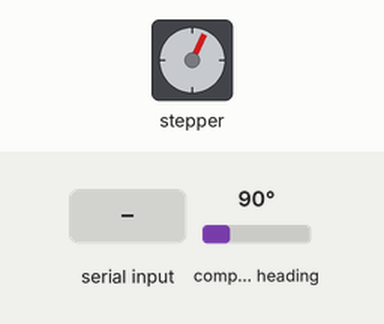
The sketch below on a simulated Arduino Zero (SAMD21). On the bench: stepper motor. The inputs (shaded band) are chosen by the test bench; at power-on: compass heading 90°. Stepper angles assume 200 steps per turn; what the sketch prints to the serial monitor is not drawn.

Above: at 1.25 s.
1.3 s: "90,45\n" received over Serial
At 2.1 s:
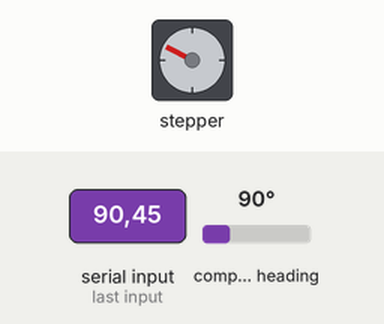
4.3 s: compass heading set to 7°
At 4.55 s:
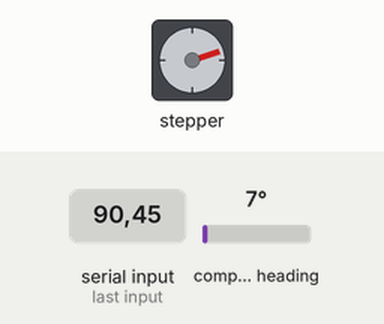
7.3 s: "1\n" received over Serial
At 8.45 s:
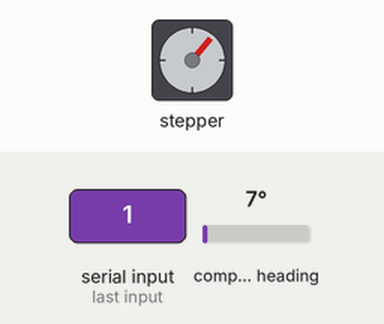
10.3 s: compass heading set to 180°
Timing chart, 0 to 17.3 s (numbered marks = the images above; inputs shaded):
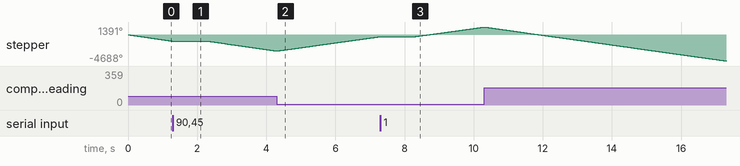

The sketch:

control_motor_with_encoder.ino
```cpp
/* */

// Include the AccelStepper library:
#include <AccelStepper.h>
#include <Wire.h>
#include <AS5600.h>

#ifdef ARDUINO_SAMD_VARIANT_COMPLIANCE
  #define Serial SerialUSB
  #define SYS_VOL   3.3
#else
  #define Serial Serial
  #define SYS_VOL   5
#endif

// Define stepper motor connections and motor interface type. Motor interface type must be set to 1 when using a driver:
#define dirPin 2
#define stepPin 3
#define enablePin 4
#define motorInterfaceType 1


// Create a new instance of the AccelStepper class:
AccelStepper stepper = AccelStepper(motorInterfaceType, stepPin, dirPin);
AMS_5600 ams5600;


float zero = 82.2149960000-0.9570007300-0.0870010400


;

float desired = 0; // Default needs to change to the perpendicular position not yet measured

float maxAngle = 30;
float minAngle = -10;
float anglePres = 0.07;


float angle;
float prevAngle;

float convertRawAngleToDegrees(word newAngle)
{
  /* Raw data reports 0 - 4095 segments, which is 0.087 of a degree */
  float retVal = newAngle * 0.087;
  return retVal;
}


void setup() {
  Serial.begin(9600); // Start Serial Monitor at Board Rate 9600
  Serial.println("Setup Initiated");

  stepper.setEnablePin(enablePin);
  stepper.setPinsInverted(false, false, true);

  stepper.enableOutputs();        //Enables Motor Pin Outputs
  stepper.setMaxSpeed(1000);
  stepper.setAcceleration(5000);
  stepper.disableOutputs();

  Wire.begin();
  if(ams5600.detectMagnet() == 0 ){
    while(1){
        if(ams5600.detectMagnet() == 1 ){
            Serial.print("Current Magnitude: ");
            Serial.println(ams5600.getMagnitude());
            break;
        }
        else{
            Serial.println("Can not detect magnet");
        }
        delay(1000);
    }
  }
  ams5600.setStartPosition(minAngle);
  ams5600.setEndPosition(maxAngle);
  Serial.println("Setup Complete");
}

void loop() {
  if (Serial.available() > 0){

    float desireduncheck = Serial.parseFloat(SKIP_ALL);

    if (desireduncheck < maxAngle && desireduncheck > minAngle && desireduncheck != 0){
      desired = desireduncheck;
      Serial.println("New angle: "+String( desired,DEC));
    }
    else{Serial.println("Out of range");}
  }

  angle = convertRawAngleToDegrees(ams5600.getRawAngle())-zero;


  if (abs(angle-desired) > anglePres){

    stepper.enableOutputs();              //Enables Motor Pin Outputs

    if (angle > desired){

      stepper.setSpeed(-500);
      stepper.runSpeed();
    }
    else if (angle < desired){
      stepper.setSpeed(500);
      stepper.runSpeed();
    }
    Serial.println(String(angle,DEC));

  }
  else if (abs(angle-prevAngle) > anglePres){
    Serial.println(String(angle,DEC));
  }

  stepper.disableOutputs();             //Disables Motor Pin Outputs
  prevAngle = angle;
}
```
